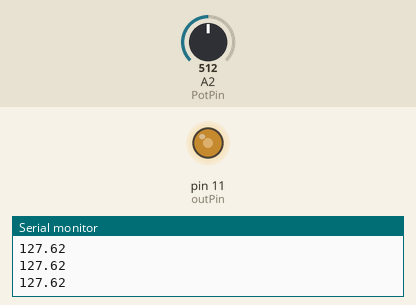
Recording of a sketch running on a simulated Arduino Uno, built with avr-gcc and run on an emulated ATmega328P. On the bench: output pins drawn as LEDs (lit = HIGH), the last lines printed to the serial monitor. The test bench sets the inputs (shaded band); at power-on: A2 (PotPin) = 512.

Above: at 1.3 s.
1.4 s: A2 (PotPin) set to 716
At 2.7 s:
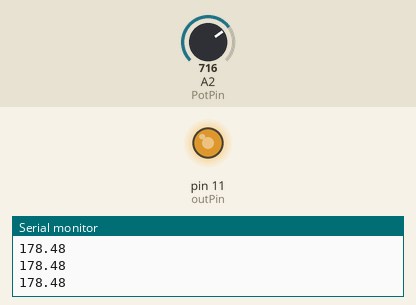
3.0 s: A2 (PotPin) set to 900
At 3.9 s:
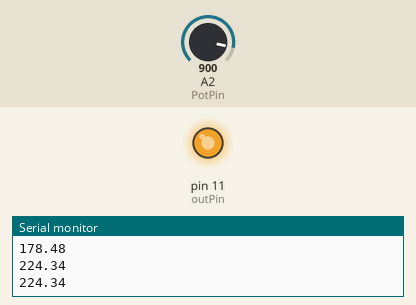
4.5 s: A2 (PotPin) set to 122
At 5.1 s:
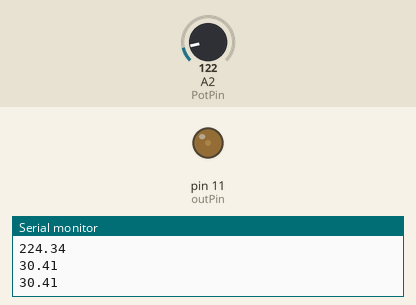
6.0 s: A2 (PotPin) set to 0
At 6.3 s:
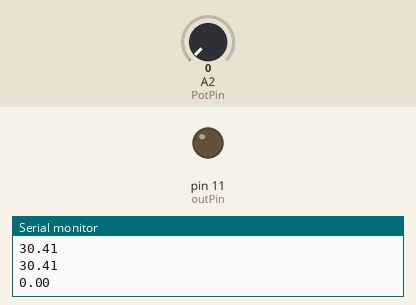
7.5 s: A2 (PotPin) set to 511
At 8.7 s:
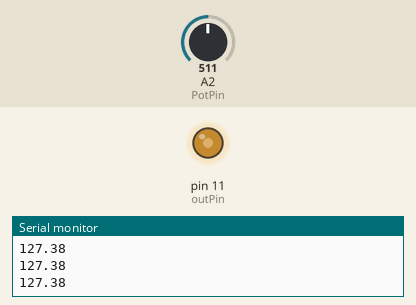
Timing chart, 0 to 10.0 s (numbered marks = the images above; inputs shaded):
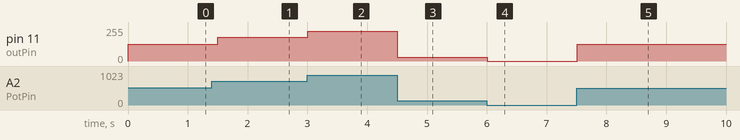

The sketch:

LEDDimmer.ino
```cpp
int PotPin = A2;
float LEDVal =0;
int outPin = 11; //analogWrite (dimmer)
int reader;


void setup() {
  // put your setup code here, to run once:
  Serial.begin(9600); //communicate with serial mobitor
  pinMode(outPin,OUTPUT); //setup LED
  pinMode(PotPin,INPUT); //setupPOT input


}

void loop() {
  // put your main code here, to run repeatedly:
  reader = analogRead(PotPin);
  LEDVal = (255./1023.)*reader; //255 equals 5V
 analogWrite(outPin,LEDVal); // can a float for input too
  Serial.println(LEDVal);
  delay(500);
}
```

Measured:
- after the input at 1.4 s, pin 11 (outPin): 127/255 → 178/255 after 0.10 s
- after the input at 3.0 s, pin 11 (outPin): 178/255 → 224/255 at once
- after the input at 4.5 s, pin 11 (outPin): 224/255 → 30/255 at once
- after the input at 6.0 s, pin 11 (outPin): 30/255 → 0/255 at once
- after the input at 7.5 s, pin 11 (outPin): 0/255 → 127/255 at once
